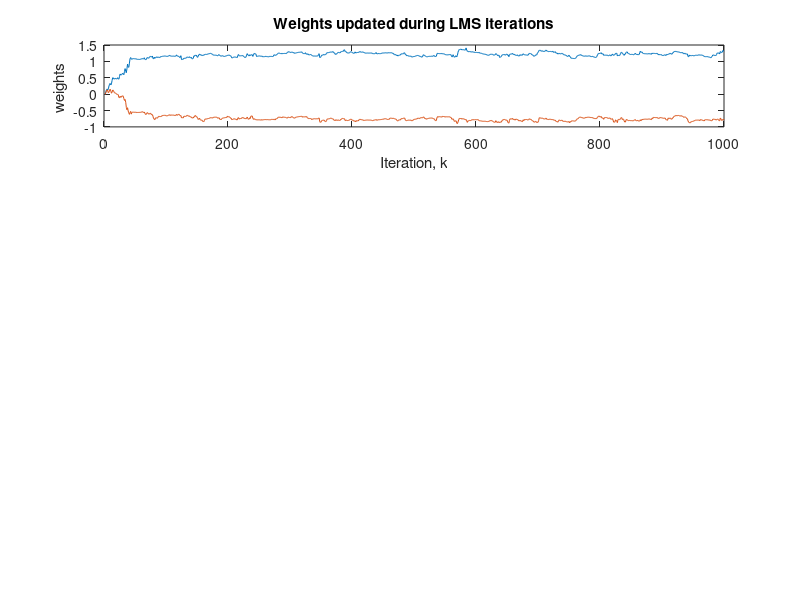

The MATLAB source for this figure: (Note: this script raises an error after producing the figure.)
% Adaptive Linear Prediction using LMS, RLS
% block implementation of LMS in time domain and frquency domain
% read from F-B book, chapter 8
clear, close all
n=(1:1000);
N=length(n);% length of the available data

v=randn(N,1); % unit variance white noise
x=filter(1,[1 -1.2728 0.81],v); % primary signal

mu=0.005; %LMS step
rho =1;  % Exponential (memory) factor for RLS
M=2; % filter of 2 taps.
W1=zeros(M,1); % Initialize 2 LMS weights to zero;
W2=zeros(M,1); % Initialize 2 RLS weights to zero;
W3=zeros(M,1); % Initialize 2 BLMS weights to zero;
W4=zeros(M,1); % Initialize 2 FBLMS weights to zero;
W_lms=zeros(2,N); % LMS Weights storage during iterattions
W_rls=zeros(2,N); % RLS Weights storage during iterattions
W_blms=zeros(2,N); % BLMS Weights storage during iterattions
W_fblms=zeros(2,N); % FBLMS Weights storage during iterattions

%Initialize output
y=zeros(1,N);
e=y;
y_blms=y;
e_blms=e;
y_fblms=y;
e_fblms=e;

eta=1e5;    % Arbitrary large positive constant
R_inv = eta*eye(M);     % Initialize R_inv for RLS
L=10; % Block size for BLMS
cnt=0; %  counter for BLMS
cnt1=0; %  counter for FBLMS

P_0L=zeros(L+M-1);
P_0L(M:end,M:end)=eye(L);%  P_OL for FBLMS calculating the filter output, eqn (8.36) p.259 
w_0FB=[W4;zeros(L-1,1)];  % eqn (8.19) p.256
w_fft=fft(w_0FB);
P_N0=zeros(L+M-1);
P_N0(1:M,1:M)=eye(M);%  P_N0 for FBLMS updating the weights, eqn (8.45) p.260
P_N0=dftmtx(L+M-1)*P_N0*inv(dftmtx(L+M-1)); % eqn (8.45). it should be done via FFT

% Iterate
for k=M+1:1:N % k=3,4,...,1000

    X=x(k-1:-1:k-M); % X is a vector containing x(k-1),.., X(K-M)
    %% LMS algorithm
    y(k)=W1'*X; % filter output y, or  estimate of x
    e(k)=x(k)-y(k); %
    W1=W1+2*mu*e(k)*X; % Update weight vector
    
    W_lms(1,k)=W1(1);    % save weights 
    W_lms(2,k)=W1(2);
    
    %% BLMS algorithm implemeted in time domain
    cnt=cnt+1;
    xB(:,cnt)=X;
    dB(cnt)=x(k);
    if cnt==L
        yB=W3'*xB;
        eB=dB-yB;      
        W3=W3+2*mu*xB*eB';
        cnt=0;
    end
    W_blms(1,k)=W3(1);    % save weights 
    W_blms(2,k)=W3(2);
    
    %% FBLMS algorithm implemeted in frequency domain using overlap save method
    cnt1=cnt1+1;
    xFB(cnt1)=x(k-1);       %  data block vector
    dFB(cnt1,:)=x(k);       % desired data block vector
    if cnt1==L     
        
        % filtering, find filter output
        x_0FB= [x(k-(L+M-1)) xFB]';  % extended data block vector
        x_fft=fft(x_0FB); 
        y_0FB=ifft(x_fft.*w_fft);  % extended filter output vector
        yFB=y_0FB(end-L+1:end); % filter output vector,the last L elements
   
        % error estimate
        e_FB=dFB-yFB;
        e_0FB=[zeros(M-1,1); e_FB]; % extended error vector
        
        % tap-weight update
        e_fft=fft(e_0FB);
        %eqn (8.47) p.260. update weights in frequency domain, because we
        %only use weights in frequency domain to find filter outputs
        w_fft=w_fft+2*mu*conj(x_fft).*e_fft;
        w_0FB=ifft(w_fft);
        w_0FB(end-L+2:end)=0; %make sure L-1 weights in time domain are zeros
        w_fft=fft(w_0FB);     
        cnt1=0;        
    end
    W4=ifft(w_fft(1:2,:));
    W_fblms(1,k)=w_0FB(1);    % save weights 
    W_fblms(2,k)=w_0FB(2);    
    
    
    %% RLS algorithm    
    y(k)=W2'*X; % filter output y, or  estimate of x
    e(k) = x(k)-y(k); % A priori error e(k)
    
    Z=R_inv*X;          % Filtered reference vector
    q=X'*Z;             % Normalized error power q
    v= 1/(rho+q);
    Z_t = v*Z; % Normalized filtered reference vector
    W2= W2 + e(k)*Z_t;
    R_inv = (R_inv - Z_t*Z')/rho;
    
    W_rls(1,k)=W2(1);    % save weights 
    W_rls(2,k)=W2(2);
end

% plot LMS weights over iterations
subplot(4,1,1),plot(n,W_lms(1,:),n,W_lms(2,:))
xlabel('Iteration, k'),ylabel('weights ')
title('Weights updated during LMS iterations')
% plot desired weights
yline(1.2728,'--'); yline(-0.81,'--');
legend("W(1)","W(2)"),ylim([-1.5 2])

% plot RLS weights over iterations
subplot(4,1,2),plot(n,W_rls(1,:),n,W_rls(2,:))
xlabel('Iteration, k'),ylabel('weights ')
title('Weights updated during RLS iterations')
% plot desired weights
yline(1.2728,'--'); yline(-0.81,'--');
legend("W(1)","W(2)"),ylim([-1.5 2])

% plot BLMS weights over iterations
subplot(4,1,3),plot(n,W_blms(1,:),n,W_blms(2,:))
xlabel('Iteration, k'),ylabel('weights ')
title('Weights updated during BLMS iterations')
% plot desired weights
yline(1.2728,'--'); yline(-0.81,'--');
legend("W(1)","W(2)"),ylim([-1.5 2])

% plot FBLMS weights over iterations
subplot(4,1,4),plot(n,W_fblms(1,:),n,W_blms(2,:))
xlabel('Iteration, k'),ylabel('weights ')
title('Weights updated during FBLMS iterations in Frequency domain')
% plot desired weights
yline(1.2728,'--'); yline(-0.81,'--');
legend("W(1)","W(2)"),ylim([-1.5 2])

